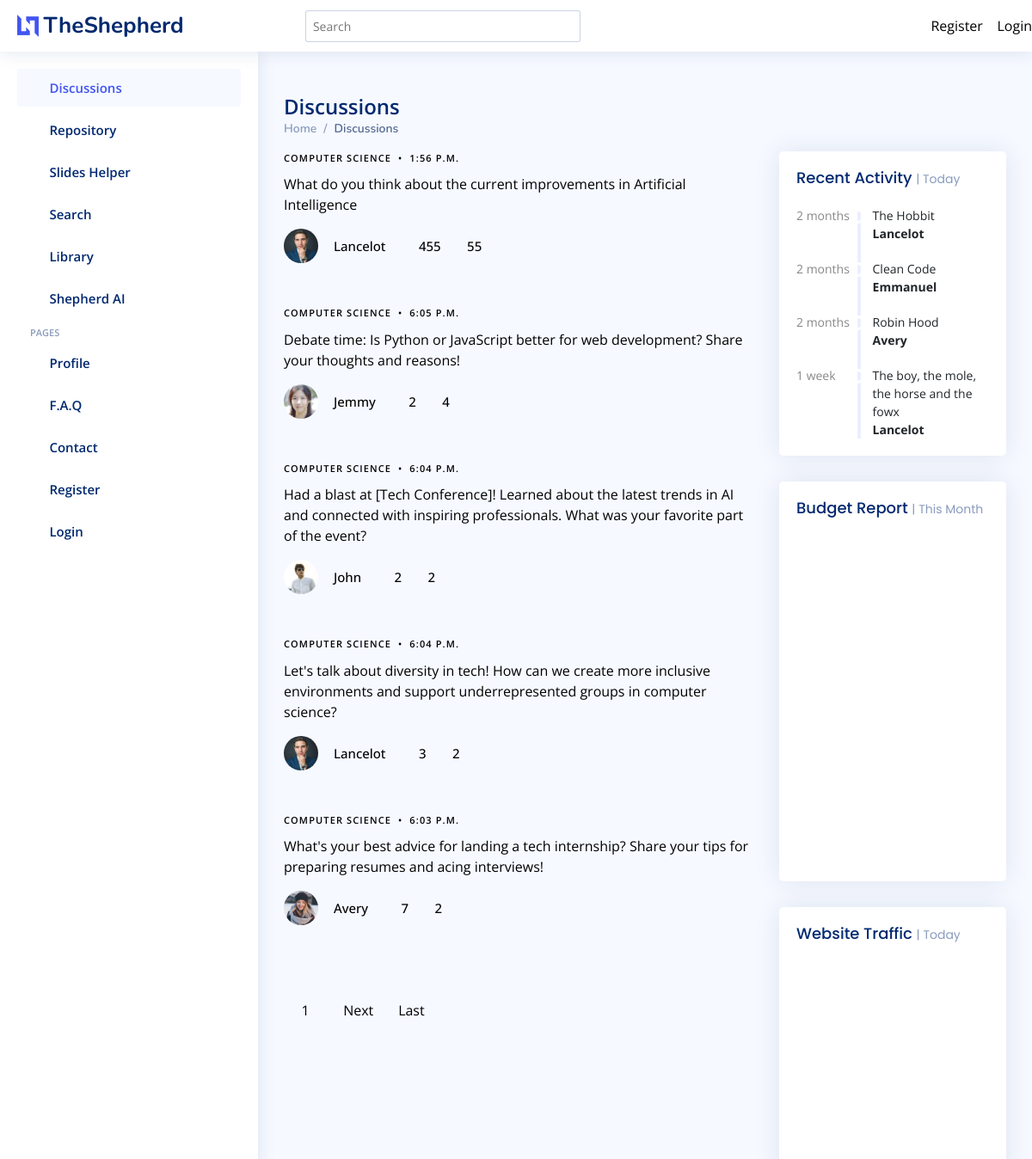
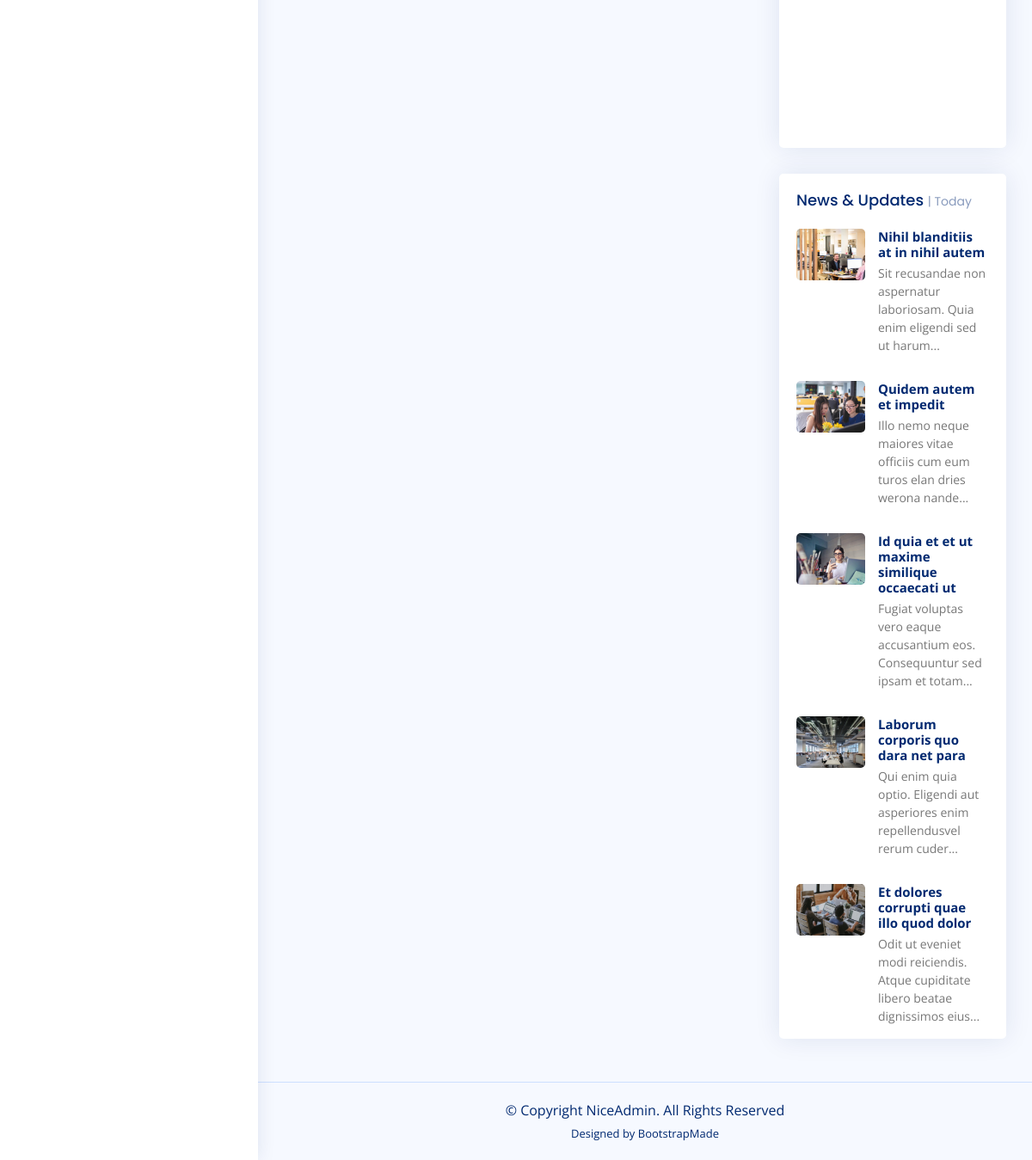
The page / on the database its author committed (2 pictures, top to bottom).
### discussions/models.py (models this page shows, shortened)
class Discussion(models.Model):
    creator = models.ForeignKey(Student, on_delete=models.CASCADE)
    pub_date = models.DateTimeField(blank=False, default=now)
    content = models.CharField(max_length=200)
    votes = models.IntegerField()
    course = models.CharField(max_length=60)
    num_of_participants = models.IntegerField()

class Student(models.Model):
    friend = models.ForeignKey('self', on_delete=models.CASCADE, blank=True, null=True)
    user = models.OneToOneField(User, on_delete=models.CASCADE)
    back_img = models.ImageField(blank=True, upload_to="images/profiles", default='images/597_1.jpg')

### sliders/models.py (models this page shows, shortened)
class Request(models.Model):
    requester = models.ForeignKey(User, on_delete=models.CASCADE)
    file_name = models.CharField(max_length=60)
    pub_date = models.DateTimeField(blank=False, default=now)

### discussions/views.py (the view)
# urls.py: path("", views.IndexView.as_view(), name="index"),
class IndexView(generic.ListView):
    template_name = "discussions/index.html"
    context_object_name = "discussions"
    paginate_by = 5
    model = Discussion
    def get_queryset(self):
        return Discussion.objects.filter(pub_date__lte=timezone.now()).order_by("-pub_date")
    def get_context_data(self, **kwargs: Any) -> Dict[str, Any]:
        context = super(IndexView, self).get_context_data(**kwargs)
        context['latest'] = Discussion.objects.filter(pub_date__lte=timezone.now()).order_by("-pub_date")[:5]
        context['students'] = Student.objects.all()
        context['requests'] = Request.objects.all()
        if self.request.user.is_authenticated:
            context['student'] = Student.objects.filter(user=self.request.user)[0]
        return context

### discussions/templates/discussions/index.html (shortened to what this page needs)
{% extends 'base.html' %}
{% load static %}
{% block header %} Discussions {% endblock %}
{% block bread %}
  <li class="breadcrumb-item"><a href="{% url 'discussions:index' %}">Home</a></li>
  <li class="breadcrumb-item active">Discussions</li>
{% endblock %}
{% block content %}
          {% for discussion in discussions %}
          <div class="d-md-flex post-entry-2 small-img">
            <div>
              <div class="post-meta"><span class="date">{{ discussion.course }}</span> <span class="mx-1">&bullet;</span> <span>{{ discussion.pub_date.time }}</span></div>
              <p><a href="{% url 'discussions:detail' discussion.id %}">{{ discussion.content }}</a></p>
              <div class="d-flex align-items-center author">
                <div class="photo"><img src="{% static discussion.creator.back_img.url %}" alt="" class="img-fluid"></div>
                <div class="name">
                  <h3 class="m-0 p-2">{{ discussion.creator.user.username }}</h3>
                </div>
                <div class="photo"><i class="bx bxl-twitter"></i></div>
                <div class="name">
                  <h3 class="m-0 p-2">{{ discussion.votes }}</h3>
                </div>
                <div class="photo"><i class="bx bxl-twitter"></i></div>
                <div class="name">
                  <h3 class="m-0 p-0">{{ discussion.num_of_participants }}</h3>
                </div>
              </div>
            </div>
          </div>
          {% endfor %}
          <div class="text-start py-4">
            <div class="custom-pagination">
              <a href="?page={{ page_obj.number }}" class="active">{{ page_obj.number }}</a>
              {% if page_obj.has_next %}
              <a href="?page={{ page_obj.next_page_number }}" class="next">Next</a>
              {% endif %}
              <a href="?page={{ page_obj.paginator.num_pages }}">Last</a>
            </div>
          </div>
{% endblock %}
{% block activity %}
<div class="card">
  <div class="filter">
    <a class="icon" href="#" data-bs-toggle="dropdown"><i class="bi bi-three-dots"></i></a>
  </div>
  <div class="card-body">
    <h5 class="card-title">Recent Activity <span>| Today</span></h5>
    <div class="activity">
      {% for request in requests %}
      <div class="activity-item d-flex">
        <div class="activite-label">{{ request.pub_date | timesince }}</div>
        <i class='bi bi-circle-fill activity-badge text-success align-self-start'></i>
        <div class="activity-content">
          {{ request.file_name }} <br>
          <a href="#" class="fw-bold text-dark">{{ request.requester.username }}</a>
        </div>
      </div>
      {% endfor %}
    </div>
  </div>
</div>
{% endblock %}

### templates/base.html (shortened to what this page needs)
<!DOCTYPE html>
<html lang="en">
<head>
  {% load static %}
  <link href="{% static 'assets/vendor/bootstrap/css/bootstrap.min.css' %}" rel="stylesheet">
  <link href="{% static 'assets/vendor/bootstrap-icons/bootstrap-icons.css' %}" rel="stylesheet">
  <link href="{% static 'assets/vendor/boxicons/css/boxicons.min.css' %}" rel="stylesheet">
  <link href="{% static 'assets/vendor/quill/quill.snow.css' %}" rel="stylesheet">
  <link href="{% static 'assets/vendor/quill/quill.bubble.css' %}" rel="stylesheet">
  <link href="{% static 'assets/vendor/remixicon/remixicon.css' %}" rel="stylesheet">
  <link href="{% static 'assets/vendor/simple-datatables/style.css' %}" rel="stylesheet">
  <link href="{% static 'assets/css/style.css' %}" rel="stylesheet">
  <link href="{% static 'assets/css/main.css' %}" rel="stylesheet">
</head>
<body>
  <header id="header" class="header fixed-top d-flex align-items-center">
    <div class="d-flex align-items-center justify-content-between">
      <a href="{% url 'discussions:index' %}" class="logo d-flex align-items-center">
        <img src="{% static 'assets/img/logo.png' %}" alt="">
        <span class="d-none d-lg-block">TheShepherd</span>
      </a>
      <i class="bi bi-list toggle-sidebar-btn"></i>
    </div>
    <div class="search-bar">
      <form class="search-form d-flex align-items-center" method="POST" action="#">
        <input type="text" name="query" placeholder="Search" title="Enter search keyword">
        <button type="submit" title="Search"><i class="bi bi-search"></i></button>
      </form>
    </div>
    <nav class="header-nav ms-auto">
      <ul class="d-flex align-items-center">
        {% if not user.is_authenticated %}
        <li class="nav-item">
          <a class="nav-link collapsed" href="{% url 'accounts:signup' %}">
            <i class="bi bi-card-list"></i>
            <span>Register</span>
          </a>
        </li>
        <li class="nav-item">
          <a class="nav-link collapsed" href="{% url 'login' %}">
            <i class="bi bi-box-arrow-in-right"></i>
            <span>Login</span>
          </a>
        </li>
        {% endif %}
      </ul>
    </nav>
  </header>
  <aside id="sidebar" class="sidebar">
    <ul class="sidebar-nav" id="sidebar-nav">
      <li class="nav-item">
        <a class="nav-link " href="{% url 'discussions:index' %}">
          <i class="bi bi-grid"></i>
          <span>Discussions</span>
        </a>
      </li>
      <li class="nav-item">
        <a class="nav-link collapsed"  href="{% url 'repository:repository' %}">
          <i class="bi bi-menu-button-wide"></i><span>Repository</span>
        </a>
      </li>
      <li class="nav-item">
        <a class="nav-link collapsed" href="{% url 'sliders:sliders' %}">
          <i class="bi bi-journal-text"></i><span>Slides Helper</span>
        </a>
      </li>
      <li class="nav-item">
        <a class="nav-link collapsed" href="{% url 'search:search' %}">
          <i class="bi bi-layout-text-window-reverse"></i><span>Search</span>
        </a>
      </li>
      <li class="nav-item">
        <a class="nav-link collapsed" href="#">
          <i class="bi bi-bar-chart"></i><span>Library</span>
        </a>
      </li>
      <li class="nav-item">
        <a class="nav-link collapsed" href="#">
          <i class="bi bi-gem"></i><span>Shepherd AI</span>
        </a>
      </li>
      <li class="nav-heading">Pages</li>
      <li class="nav-item">
        <a class="nav-link collapsed" href="users-profile.html">
          <i class="bi bi-person"></i>
          <span>Profile</span>
        </a>
      </li>
      <li class="nav-item">
        <a class="nav-link collapsed" href="pages-faq.html">
          <i class="bi bi-question-circle"></i>
          <span>F.A.Q</span>
        </a>
      </li>
      <li class="nav-item">
        <a class="nav-link collapsed" href="pages-contact.html">
          <i class="bi bi-envelope"></i>
          <span>Contact</span>
        </a>
      </li>
      {% if not user.is_authenticated %}
      <li class="nav-item">
        <a class="nav-link collapsed" href="pages-register.html">
          <i class="bi bi-card-list"></i>
          <span>Register</span>
        </a>
      </li>
      <li class="nav-item">
        <a class="nav-link collapsed" href="pages-login.html">
          <i class="bi bi-box-arrow-in-right"></i>
          <span>Login</span>
        </a>
      </li>
      {% endif %}
    </ul>
  </aside>
  <main id="main" class="main">
    <div class="pagetitle">
      <h1>{% block header %}{% endblock %}</h1>
      <nav>
        <ol class="breadcrumb">
          {% block bread %}{% endblock %}
        </ol>
      </nav>
    </div>
    <section class="section dashboard">
      <div class="row">
        <div class="col-lg-8">
          <div class="row">
            <div class="">
              {% block content %}{%  endblock %}
            </div>
          </div>
        </div>
        <div class="col-lg-4">
          {% block activity %}{% endblock %}
          <div class="card">
            <div class="filter">
              <a class="icon" href="#" data-bs-toggle="dropdown"><i class="bi bi-three-dots"></i></a>
            </div>
            <div class="card-body pb-0">
              <h5 class="card-title">Budget Report <span>| This Month</span></h5>
              <div id="budgetChart" style="min-height: 400px;" class="echart"></div>
            </div>
          </div>
          <div class="card">
            <div class="filter">
              <a class="icon" href="#" data-bs-toggle="dropdown"><i class="bi bi-three-dots"></i></a>
            </div>
            <div class="card-body pb-0">
              <h5 class="card-title">Website Traffic <span>| Today</span></h5>
              <div id="trafficChart" style="min-height: 400px;" class="echart"></div>
            </div>
          </div>
          <div class="card">
            <div class="filter">
              <a class="icon" href="#" data-bs-toggle="dropdown"><i class="bi bi-three-dots"></i></a>
            </div>
            <div class="card-body pb-0">
              <h5 class="card-title">News &amp; Updates <span>| Today</span></h5>
              <div class="news">
                <div class="post-item clearfix">
                  <img src="assets/img/news-1.jpg" alt="">
                  <h4><a href="#">Nihil blanditiis at in nihil autem</a></h4>
                  <p>Sit recusandae non aspernatur laboriosam. Quia enim eligendi sed ut harum...</p>
                </div>
                <div class="post-item clearfix">
                  <img src="assets/img/news-2.jpg" alt="">
                  <h4><a href="#">Quidem autem et impedit</a></h4>
                  <p>Illo nemo neque maiores vitae officiis cum eum turos elan dries werona nande...</p>
                </div>
                <div class="post-item clearfix">
                  <img src="assets/img/news-3.jpg" alt="">
                  <h4><a href="#">Id quia et et ut maxime similique occaecati ut</a></h4>
                  <p>Fugiat voluptas vero eaque accusantium eos. Consequuntur sed ipsam et totam...</p>
                </div>
                <div class="post-item clearfix">
                  <img src="assets/img/news-4.jpg" alt="">
                  <h4><a href="#">Laborum corporis quo dara net para</a></h4>
                  <p>Qui enim quia optio. Eligendi aut asperiores enim repellendusvel rerum cuder...</p>
                </div>
                <div class="post-item clearfix">
                  <img src="assets/img/news-5.jpg" alt="">
                  <h4><a href="#">Et dolores corrupti quae illo quod dolor</a></h4>
                  <p>Odit ut eveniet modi reiciendis. Atque cupiditate libero beatae dignissimos eius...</p>
                </div>
              </div>
            </div>
          </div>
        </div>
      </div>
    </section>
  </main>
  <footer id="footer" class="footer">
    <div class="copyright">
      &copy; Copyright <strong><span>NiceAdmin</span></strong>. All Rights Reserved
    </div>
    <div class="credits">
      Designed by <a href="https://bootstrapmade.com/">BootstrapMade</a>
    </div>
  </footer>
</body>
</html>

### static/assets/css/main.css (style rules this page uses)
:root { scroll-behavior: smooth; }
body { color: rgba(var(--color-primary-rgb), 1); }
a { color: var(--color-links); text-decoration: none; }
h1, h2, h3, h4, h5, h6 { font-family: var(--font-primary); }
#main { margin-top: 90px; }
.post-meta { font-size: 11px; letter-spacing: 0.07rem; text-transform: uppercase; font-weight: 600; font-family: var(--font-secondary); color: rgba(var(--color-black-rgb), 0.4); margin-bottom: 10px; }
.author .photo { margin-right: 10px; }
.author .photo img { width: 40px; border-radius: 50%; margin-bottom: 0; }
.author .name h3 { margin: 0; padding: 0; font-size: 15px; font-family: var(--font-secondary); }
.post-entry-2 { margin-bottom: 30px; }
.post-entry-2 .post-meta { font-size: 11px; letter-spacing: 0.07rem; text-transform: uppercase; font-weight: 600; font-family: var(--font-secondary); color: rgba(var(--color-black-rgb), 0.4); margin-bottom: 10px; }
.post-entry-2 .author { color: rgba(var(--color-black-rgb), 0.7); font-weight: 500; margin-bottom: 20px; display: block; }
.custom-pagination a { display: inline-block; width: 40px; height: 40px; line-height: 40px; text-align: center; border-radius: 50%; font-family: var(--font-secondary); margin: 5px; transition: 0.3s all ease; }
.custom-pagination a.active { background: var(--color-black); color: var(--color-white); }
.custom-pagination a.prev, .custom-pagination a.next { width: auto !important; border-radius: 4px; padding-left: 10px; padding-right: 10px; }
.footer { overflow: hidden; background: rgba(var(--color-black-rgb), 0.9); font-size: 16px; color: rgba(var(--color-white-rgb), 0.7); }
.footer .copyright strong { font-weight: 400; }
.footer .credits { padding-top: 6px; font-size: 13px; }
.footer .credits a { color: var(--color-white); }

### rows shown on the page
Discussion: course "COMPUTER SCIENCE", pub_date.time "1:56 P.M.", content "What do you think about the current improvements in Artificial Intelligence", creator.back_img (picture), creator.user.username "Lancelot", votes "455", num_of_participants "55"
Discussion: course "COMPUTER SCIENCE", pub_date.time "6:05 P.M.", content "Debate time: Is Python or JavaScript better for web development? Share your thoughts and reasons!", creator.back_img (picture), creator.user.username "Jemmy", votes "2", num_of_participants "4"
Discussion: course "COMPUTER SCIENCE", pub_date.time "6:04 P.M.", content "Had a blast at [Tech Conference]! Learned about the latest trends in AI and connected with inspiring professionals. What was your favorite part of the event?", creator.back_img (picture), creator.user.username "John", votes "2", num_of_participants "2"
Discussion: course "COMPUTER SCIENCE", pub_date.time "6:04 P.M.", content "Let's talk about diversity in tech! How can we create more inclusive environments and support underrepresented groups in computer science?", creator.back_img (picture), creator.user.username "Lancelot", votes "3", num_of_participants "2"
Discussion: course "COMPUTER SCIENCE", pub_date.time "6:03 P.M.", content "What's your best advice for landing a tech internship? Share your tips for preparing resumes and acing interviews!", creator.back_img (picture), creator.user.username "Avery", votes "7", num_of_participants "2"
Request: pub_date "2 months", file_name "The Hobbit", requester.username "Lancelot"
Request: pub_date "2 months", file_name "Clean Code", requester.username "Emmanuel"
Request: pub_date "2 months", file_name "Robin Hood", requester.username "Avery"
Request: pub_date "1 week", file_name "The boy, the mole, the horse and the fowx", requester.username "Lancelot"

### other values the page prints
{{ page_obj.number }} "1"
